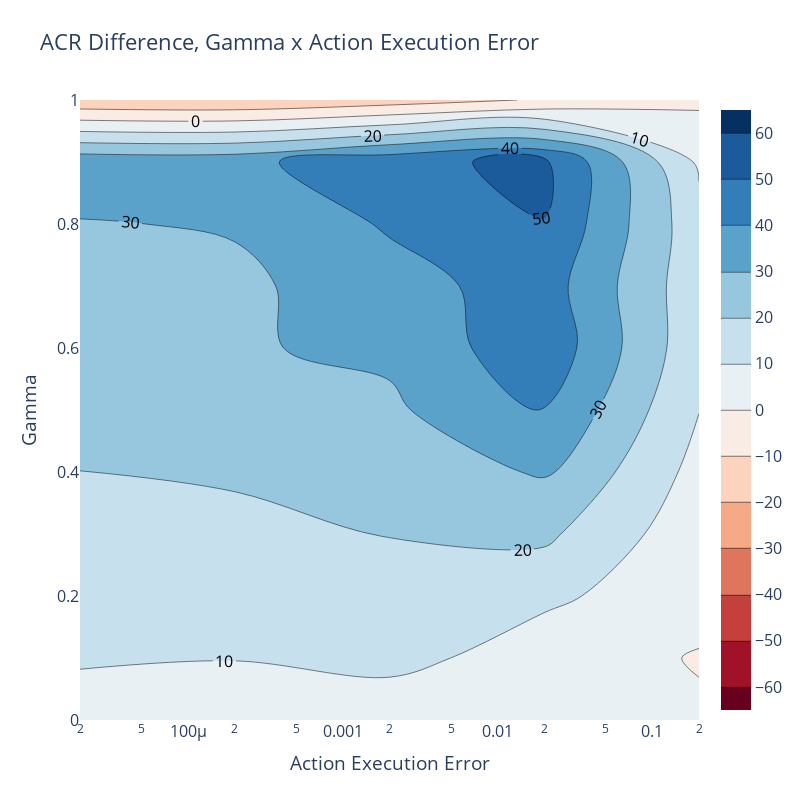

Here is the notebook cell this chart was saved with:
### Code cell
import plotly.graph_objects as go
import pandas as pd

# Your dataset
df = pd.DataFrame(eps_df)

if df.columns[1] == "eps":
    error = "Action Execution Error" 
elif df.columns[1] == "alpha":
    error = "Reputation Assignment Error"
elif df.columns[1] == "chi":
    error = "Reputation Assessment Error"
else:
    error = ""

z_feature = 'ACR Difference'

# Reshape data for contour plot
z_values = df.pivot_table(index='gamma', columns=df.columns[1], values=z_feature).values
x_values = sorted(df[df.columns[1]].unique())
y_values = sorted(df['gamma'].unique())

# Create contour plot
fig = go.Figure(
    data=go.Contour(
        z=z_values,
        x=x_values,
        y=y_values,
        zmin=-65,
        zmax=65,
        colorscale='RdBu',
        #contours_coloring='lines',
        contours={
            "showlabels":True
        }
    )
)
fig.update_xaxes(type='log')
fig.update_traces(ncontours=25, selector=dict(type='contour'))
title = z_feature + ", Gamma x " + error
fig.update_layout(title=title)
fig.update_layout(
    title=title,
    width=800,  # Set the width of the plot
    height=800,  # Set the height of the plot
    xaxis_title=error,  # Add x-axis label
    yaxis_title='Gamma',  # Add y-axis label
    font=dict(size=16)
)


# Show the plot
fig.show()

### Figure 1 — Plotly figure (JSON) as saved in the notebook; plotly's stock layout.template omitted (floating-point values rounded to 4 significant figures)
{"data": [{"colorscale": [[0, "rgb(103,0,31)"], [0.1, "rgb(178,24,43)"], [0.2, "rgb(214,96,77)"], [0.3, "rgb(244,165,130)"], [0.4, "rgb(253,219,199)"], [0.5, "rgb(247,247,247)"], [0.6, "rgb(209,229,240)"], [0.7, "rgb(146,197,222)"], [0.8, "rgb(67,147,195)"], [0.9, "rgb(33,102,172)"], [1, "rgb(5,48,97)"]], "contours": {"showlabels": true}, "ncontours": 25, "type": "contour", "x": [2e-05, 0.0002, 0.002, 0.02, 0.2], "y": [0, 0.1, 0.2, 0.3, 0.4, 0.5, 0.6, 0.7, 0.8, 0.9, 1], "z": [[2.15, 0.1592, 0.2223, 0.3739, 0.9094], [11.74, 10.47, 14.38, 3.285, -0.4156], [17.77, 15.1, 13.05, 12.47, 2.267], [19.39, 16.25, 20.5, 21.98, 3.483], [19.93, 21.75, 22.7, 31.28, 6.687], [23.4, 22.99, 28.34, 40.47, 10.2], [26.16, 29.16, 31.83, 47.23, 12.85], [24.97, 27.84, 36.01, 44.86, 13.37], [29.35, 30.87, 41.13, 49.79, 13.67], [37.19, 36.98, 47.46, 52.19, 8.313], [-17.97, -18.82, -15.05, -8.925, -1.684]], "zmax": 65, "zmin": -65}], "layout": {"font": {"size": 16}, "height": 800, "title": {"text": "ACR Difference, Gamma x Action Execution Error"}, "width": 800, "xaxis": {"title": {"text": "Action Execution Error"}, "type": "log"}, "yaxis": {"title": {"text": "Gamma"}}}}
